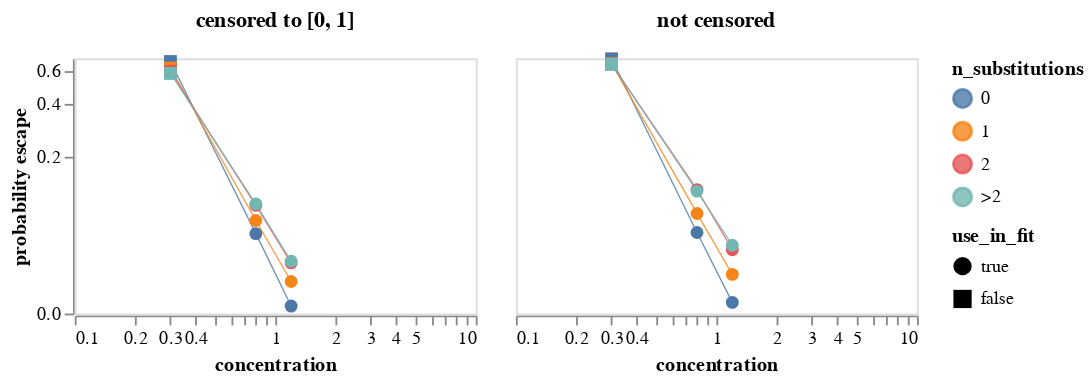

Write notebook code for a chart like this one.
### Markdown cell above
Get mean probability of escape across all variants with the indicated number of mutations.
Note we weight each retained variant equally regardless of how many barcode counts it has.
We plot means for both the censored (set to between 0 and 1)and uncensored prob escape.
Note that the plot uses a symlog scale for the y-axis.
Mouseover points for details.

### Code cell
max_aa_subs = prob_escape_filters["max_aa_subs"]

mean_prob_escape = (
    prob_escape.query("retain")
    .assign(
        n_substitutions=lambda x: (
            x["aa_substitutions"]
            .str.split()
            .map(len)
            .clip(upper=max_aa_subs)
            .map(lambda n: str(n) if n < max_aa_subs else f">{int(max_aa_subs - 1)}")
        ),
        prob_escape_uncensored=lambda x: x["prob_escape_uncensored"].clip(
            upper=prob_escape_filters["clip_uncensored_prob_escape"],
        ),
    )
    .groupby(
        ["sample", "concentration", "use_in_fit", "n_substitutions"], as_index=False
    )
    .aggregate(
        prob_escape=pd.NamedAgg("prob_escape", "mean"),
        prob_escape_uncensored=pd.NamedAgg("prob_escape_uncensored", "mean"),
        n_variants=pd.NamedAgg("barcode", "count"),
    )
    .rename(
        columns={
            "prob_escape": "censored to [0, 1]",
            "prob_escape_uncensored": "not censored",
        }
    )
    .melt(
        id_vars=[
            "sample",
            "concentration",
            "use_in_fit",
            "n_substitutions",
            "n_variants",
        ],
        var_name="censored",
        value_name="probability escape",
    )
)

print(f"Writing mean prob escape for samples used in fit to {prob_escape_mean_csv}")
mean_prob_escape.to_csv(prob_escape_mean_csv, index=False, float_format="%.4g")

mean_prob_escape_chart = (
    alt.Chart(mean_prob_escape)
    .encode(
        x=alt.X("concentration", scale=alt.Scale(type="log")),
        y=alt.Y(
            "probability escape",
            scale=alt.Scale(type="symlog", constant=0.04),
        ),
        column=alt.Column(
            "censored",
            title=None,
            header=alt.Header(labelFontWeight="bold", labelFontSize=12),
        ),
        color=alt.Color("n_substitutions"),
        tooltip=[
            alt.Tooltip(c, format=".3g") if c == "probability escape" else c
            for c in mean_prob_escape.columns
        ],
        shape=alt.Shape("use_in_fit", scale=alt.Scale(domain=[True, False])),
    )
    .mark_line(point=True, size=0.75, opacity=0.8)
    .properties(width=220, height=140)
    .configure_axis(grid=False)
    .configure_point(size=50)
)

mean_prob_escape_chart

### Figure 1 — Vega-Lite specification as saved in the notebook (floating-point values rounded to 4 significant figures)
{"config": {"view": {"continuousWidth": 300, "continuousHeight": 300}, "axis": {"grid": false}, "point": {"size": 50}}, "data": {"name": "data-b91be3fb1f50b5c28ed16f50ca8d6269"}, "mark": {"type": "line", "opacity": 0.8, "point": true, "size": 0.75}, "encoding": {"color": {"field": "n_substitutions", "type": "nominal"}, "column": {"field": "censored", "header": {"labelFontSize": 12, "labelFontWeight": "bold"}, "title": null, "type": "nominal"}, "shape": {"field": "use_in_fit", "scale": {"domain": [true, false]}, "type": "nominal"}, "tooltip": [{"field": "sample", "type": "nominal"}, {"field": "concentration", "type": "quantitative"}, {"field": "use_in_fit", "type": "nominal"}, {"field": "n_substitutions", "type": "nominal"}, {"field": "n_variants", "type": "quantitative"}, {"field": "censored", "type": "nominal"}, {"field": "probability escape", "format": ".3g", "type": "quantitative"}], "x": {"field": "concentration", "scale": {"type": "log"}, "type": "quantitative"}, "y": {"field": "probability escape", "scale": {"constant": 0.04, "type": "symlog"}, "type": "quantitative"}}, "height": 140, "width": 220, "$schema": "https://vega.github.io/schema/vega-lite/v5.8.0.json", "datasets": {"data-b91be3fb1f50b5c28ed16f50ca8d6269": [{"sample": "LibB-230720-nAH1-0.3", "concentration": 0.3, "use_in_fit": false, "n_substitutions": "0", "n_variants": 7231, "censored": "censored to [0, 1]", "probability escape": 0.6733}, {"sample": "LibB-230720-nAH1-0.3", "concentration": 0.3, "use_in_fit": false, "n_substitutions": "1", "n_variants": 38094, "censored": "censored to [0, 1]", "probability escape": 0.6215}, {"sample": "LibB-230720-nAH1-0.3", "concentration": 0.3, "use_in_fit": false, "n_substitutions": "2", "n_variants": 11569, "censored": "censored to [0, 1]", "probability escape": 0.5971}, {"sample": "LibB-230720-nAH1-0.3", "concentration": 0.3, "use_in_fit": false, "n_substitutions": ">2", "n_variants": 1952, "censored": "censored to [0, 1]", "probability escape": 0.5829}, {"sample": "LibB-230720-nAH1-0.8", "concentration": 0.8, "use_in_fit": true, "n_substitutions": "0", "n_variants": 7237, "censored": "censored to [0, 1]", "probability escape": 0.05978}, {"sample": "LibB-230720-nAH1-0.8", "concentration": 0.8, "use_in_fit": true, "n_substitutions": "1", "n_variants": 38226, "censored": "censored to [0, 1]", "probability escape": 0.07589}, {"sample": "LibB-230720-nAH1-0.8", "concentration": 0.8, "use_in_fit": true, "n_substitutions": "2", "n_variants": 11686, "censored": "censored to [0, 1]", "probability escape": 0.09787}, {"sample": "LibB-230720-nAH1-0.8", "concentration": 0.8, "use_in_fit": true, "n_substitutions": ">2", "n_variants": 1979, "censored": "censored to [0, 1]", "probability escape": 0.1}, {"sample": "LibB-230720-nAH1-1.2", "concentration": 1.2, "use_in_fit": true, "n_substitutions": "0", "n_variants": 7235, "censored": "censored to [0, 1]", "probability escape": 0.003574}, {"sample": "LibB-230720-nAH1-1.2", "concentration": 1.2, "use_in_fit": true, "n_substitutions": "1", "n_variants": 38158, "censored": "censored to [0, 1]", "probability escape": 0.01769}, {"sample": "LibB-230720-nAH1-1.2", "concentration": 1.2, "use_in_fit": true, "n_substitutions": "2", "n_variants": 11614, "censored": "censored to [0, 1]", "probability escape": 0.03141}, {"sample": "LibB-230720-nAH1-1.2", "concentration": 1.2, "use_in_fit": true, "n_substitutions": ">2", "n_variants": 1960, "censored": "censored to [0, 1]", "probability escape": 0.03279}, {"sample": "LibB-230720-nAH1-0.3", "concentration": 0.3, "use_in_fit": false, "n_substitutions": "0", "n_variants": 7231, "censored": "not censored", "probability escape": 0.696}, {"sample": "LibB-230720-nAH1-0.3", "concentration": 0.3, "use_in_fit": false, "n_substitutions": "1", "n_variants": 38094, "censored": "not censored", "probability escape": 0.6567}, {"sample": "LibB-230720-nAH1-0.3", "concentration": 0.3, "use_in_fit": false, "n_substitutions": "2", "n_variants": 11569, "censored": "not censored", "probability escape": 0.6529}, {"sample": "LibB-230720-nAH1-0.3", "concentration": 0.3, "use_in_fit": false, "n_substitutions": ">2", "n_variants": 1952, "censored": "not censored", "probability escape": 0.652}, {"sample": "LibB-230720-nAH1-0.8", "concentration": 0.8, "use_in_fit": true, "n_substitutions": "0", "n_variants": 7237, "censored": "not censored", "probability escape": 0.06102}, {"sample": "LibB-230720-nAH1-0.8", "concentration": 0.8, "use_in_fit": true, "n_substitutions": "1", "n_variants": 38226, "censored": "not censored", "probability escape": 0.08561}, {"sample": "LibB-230720-nAH1-0.8", "concentration": 0.8, "use_in_fit": true, "n_substitutions": "2", "n_variants": 11686, "censored": "not censored", "probability escape": 0.125}, {"sample": "LibB-230720-nAH1-0.8", "concentration": 0.8, "use_in_fit": true, "n_substitutions": ">2", "n_variants": 1979, "censored": "not censored", "probability escape": 0.1222}, {"sample": "LibB-230720-nAH1-1.2", "concentration": 1.2, "use_in_fit": true, "n_substitutions": "0", "n_variants": 7235, "censored": "not censored", "probability escape": 0.00546}, {"sample": "LibB-230720-nAH1-1.2", "concentration": 1.2, "use_in_fit": true, "n_substitutions": "1", "n_variants": 38158, "censored": "not censored", "probability escape": 0.02263}, {"sample": "LibB-230720-nAH1-1.2", "concentration": 1.2, "use_in_fit": true, "n_substitutions": "2", "n_variants": 11614, "censored": "not censored", "probability escape": 0.04297}, {"sample": "LibB-230720-nAH1-1.2", "concentration": 1.2, "use_in_fit": true, "n_substitutions": ">2", "n_variants": 1960, "censored": "not censored", "probability escape": 0.0474}]}}
